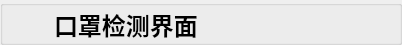
        <widget class="QGroupBox" name="groupBox">
         <property name="minimumSize">
          <size>
           <width>0</width>
           <height>45</height>
          </size>
         </property>
         <property name="maximumSize">
          <size>
           <width>16777215</width>
           <height>45</height>
          </size>
         </property>
         <property name="styleSheet">
          <string notr="true">#groupBox{
background-color: rgba(220, 220, 220, 200);
border: 0px solid #42adff;
border-left: 0px solid rgba(29, 83, 185, 255);
border-right: 0px solid rgba(29, 83, 185, 255);
border-bottom: 1px solid rgba(200, 200, 200,100);
;
border-radius:0px;}</string>
         </property>
         <property name="title">
          <string/>
         </property>
         <layout class="QHBoxLayout" name="horizontalLayout">
          <property name="spacing">
           <number>0</number>
          </property>
          <property name="topMargin">
           <number>0</number>
          </property>
          <property name="bottomMargin">
           <number>0</number>
          </property>
          <item>
           <widget class="QLabel" name="label_7">
            <property name="minimumSize">
             <size>
              <width>40</width>
              <height>40</height>
             </size>
            </property>
            <property name="maximumSize">
             <size>
              <width>40</width>
              <height>40</height>
             </size>
            </property>
            <property name="styleSheet">
             <string notr="true">image: url(:/img/icon/hhu_logo.png);</string>
            </property>
            <property name="text">
             <string/>
            </property>
           </widget>
          </item>
          <item>
           <widget class="QLabel" name="label_4">
            <property name="styleSheet">
             <string notr="true">QLabel
{
	font-size: 24px;
	font-family: &quot;Microsoft YaHei&quot;;
	font-weight: bold;
 		border-radius:9px;
		background:rgba(66, 195, 255, 0);
color: rgb(0, 0, 0);
}
</string>
            </property>
            <property name="text">
             <string>口罩检测界面</string>
            </property>
           </widget>
          </item>
          <item>
           <spacer name="horizontalSpacer">
            <property name="orientation">
             <enum>Qt::Horizontal</enum>
            </property>
            <property name="sizeHint" stdset="0">
             <size>
              <width>40</width>
              <height>20</height>
             </size>
            </property>
           </spacer>
          </item>
          <item>
           <layout class="QHBoxLayout" name="horizontalLayout_5">
            <property name="spacing">
             <number>0</number>
            </property>
            <item>
             <widget class="QPushButton" name="minButton">
              <property name="minimumSize">
               <size>
                <width>50</width>
                <height>28</height>
               </size>
              </property>
              <property name="maximumSize">
               <size>
                <width>50</width>
                <height>28</height>
               </size>
              </property>
              <property name="styleSheet">
               <string notr="true">QPushButton {
border-style: solid;
border-width: 0px;
border-radius: 0px;
background-color: rgba(223, 223, 223, 0);}
QPushButton::focus{outline: none;}
QPushButton::hover {
border-style: solid;
border-width: 0px;
border-radius: 0px;
background-color: rgba(223, 223, 223, 150);}</string>
              </property>
              <property name="text">
               <string/>
              </property>
              <property name="icon">
               <iconset resource="resoures.qrc">
                <normaloff>:/img/icon/最小化.png</normaloff>:/img/icon/最小化.png</iconset>
              </property>
             </widget>
            </item>
            <item>
             <widget class="QPushButton" name="maxButton">
              <property name="minimumSize">
               <size>
                <width>50</width>
                <height>28</height>
               </size>
              </property>
              <property name="maximumSize">
               <size>
                <width>50</width>
                <height>28</height>
               </size>
              </property>
              <property name="styleSheet">
               <string notr="true">QPushButton {
border-style: solid;
border-width: 0px;
border-radius: 0px;
background-color: rgba(223, 223, 223, 0);}
QPushButton::focus{outline: none;}
QPushButton::hover {
border-style: solid;
border-width: 0px;
border-radius: 0px;
background-color: rgba(223, 223, 223, 150);}</string>
              </property>
              <property name="text">
               <string/>
              </property>
              <property name="icon">
               <iconset>
                <normaloff>icon/最大化.png</normaloff>icon/最大化.png</iconset>
              </property>
              <property name="checkable">
               <bool>true</bool>
              </property>
             </widget>
            </item>
            <item>
             <widget class="QPushButton" name="closeButton">
              <property name="minimumSize">
               <size>
                <width>50</width>
                <height>28</height>
               </size>
              </property>
              <property name="maximumSize">
               <size>
                <width>50</width>
                <height>28</height>
               </size>
              </property>
              <property name="styleSheet">
               <string notr="true">QPushButton {
border-style: solid;
border-width: 0px;
border-radius: 0px;
background-color: rgba(223, 223, 223, 0);}
QPushButton::focus{outline: none;}
QPushButton::hover {
border-style: solid;
border-width: 0px;
border-radius: 0px;
background-color: rgba(223, 223, 223, 150);}</string>
              </property>
              <property name="text">
               <string/>
              </property>
              <property name="icon">
               <iconset resource="resoures.qrc">
                <normaloff>:/img/icon/关闭.png</normaloff>:/img/icon/关闭.png</iconset>
              </property>
             </widget>
            </item>
           </layout>
          </item>
         </layout>
        </widget>
